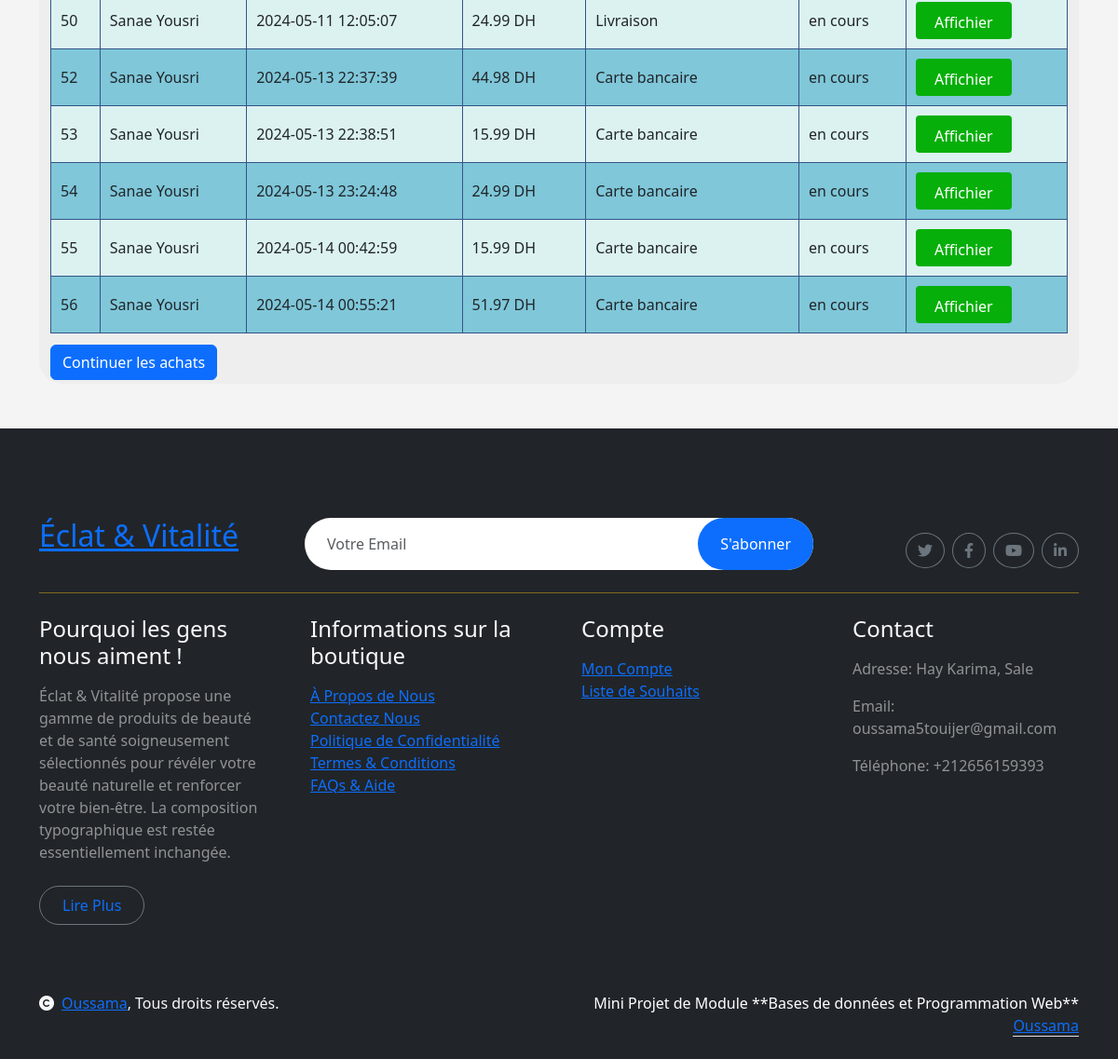
The page /client/panier/listCommands.php (signed in, lower part) on the database as committed earlier.
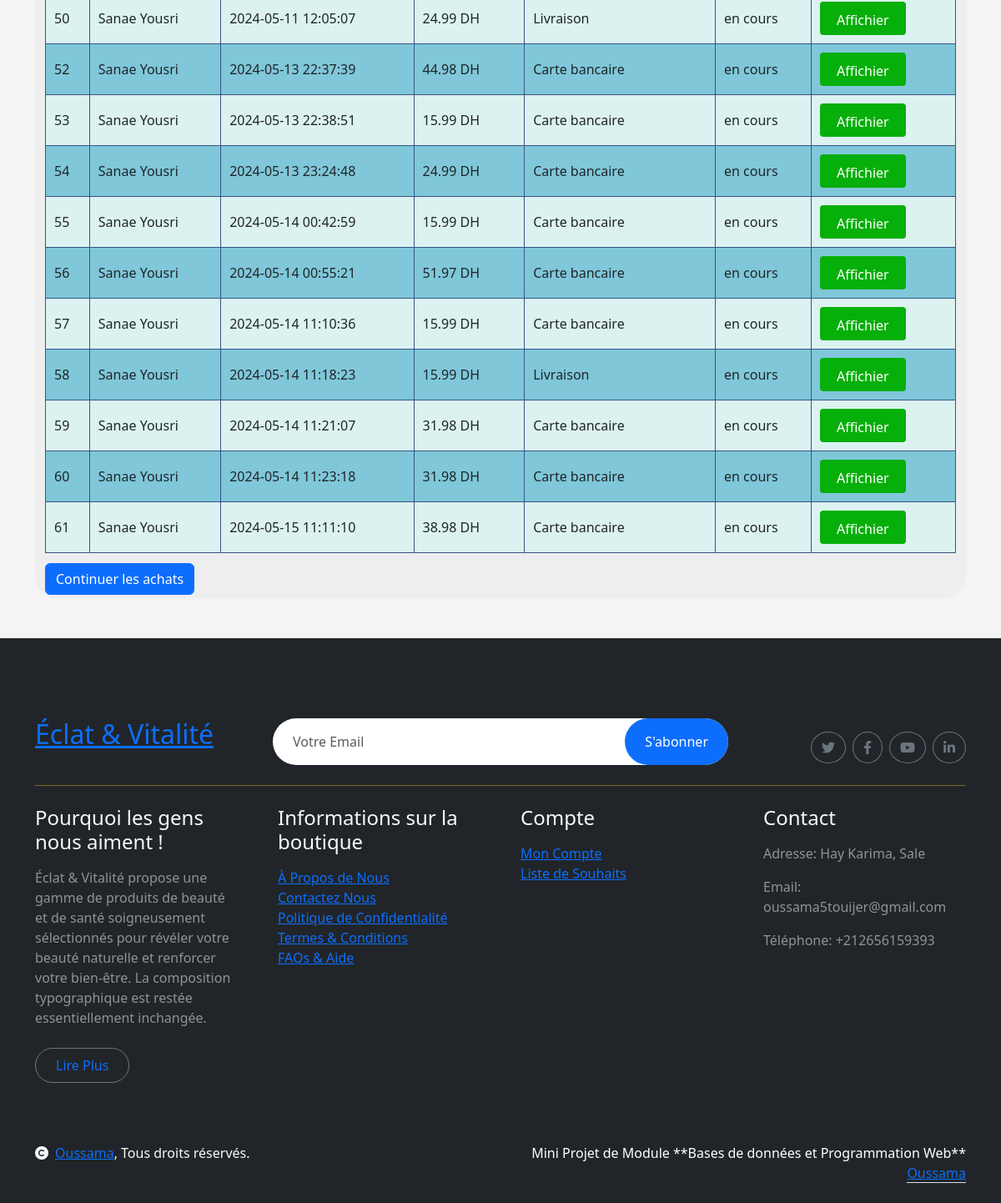
The same page on the database as committed later.
### tables this page shows
CREATE TABLE IF NOT EXISTS `panier` (
  `id` int NOT NULL AUTO_INCREMENT,
  `idClient` bigint NOT NULL,
  `total` double(100,2) NOT NULL,
  `date_modified` timestamp NULL DEFAULT CURRENT_TIMESTAMP ON UPDATE CURRENT_TIMESTAMP,
  `date_creation` timestamp NULL DEFAULT CURRENT_TIMESTAMP,
  `etat_commande` enum('en cours','en livraison','livrée','annulée','autre') DEFAULT 'en cours',
  `mode_paiement` enum('Livraison','Carte bancaire') NOT NULL DEFAULT 'Livraison',
  PRIMARY KEY (`id`),
  KEY `fk_IdUser` (`idClient`)
);

CREATE TABLE IF NOT EXISTS `users` (
  `id` bigint NOT NULL AUTO_INCREMENT,
  `nom` varchar(100) DEFAULT NULL,
  `prenom` varchar(100) DEFAULT NULL,
  `email` varchar(255) DEFAULT NULL,
  `password` varchar(255) DEFAULT NULL,
  `user_type` enum('client','admin') DEFAULT NULL,
  `telephone` varchar(20) DEFAULT NULL,
  `address` varchar(255) DEFAULT NULL,
  `ville` varchar(100) DEFAULT NULL,
  `date_creation` timestamp NULL DEFAULT CURRENT_TIMESTAMP,
  `date_modification` timestamp NULL DEFAULT CURRENT_TIMESTAMP ON UPDATE CURRENT_TIMESTAMP,
  `etat` tinyint(1) DEFAULT '0',
  PRIMARY KEY (`id`)
);

### include/functionsPanier.php (called while the page is built, shortened)
<?php
function connectToDatabase() {
    $servername = "localhost";
    $username = "root";
    $password = "";
    $DBname = "eclat_vitalite";
    try {
        $conn = new PDO("mysql:host=$servername;dbname=$DBname", $username, $password);
        $conn->setAttribute(PDO::ATTR_ERRMODE, PDO::ERRMODE_EXCEPTION);
        return $conn;
    } catch(PDOException $e) {
        echo "Échec de la connexion : " . $e->getMessage();
        exit();
    }
}
function getAllPaniers() {
    try {
        $conn = connectToDatabase();
        $requete = "SELECT p.*, u.nom,u.prenom,u.address,u.email FROM panier p INNER JOIN users u ON u.id = p.idClient";
        $resultat = $conn->query($requete);
        $paniers = $resultat->fetchAll(PDO::FETCH_ASSOC);
        return $paniers;
    } catch(PDOException $e) {
        echo "Erreur lors de l'exécution de la requête : " . $e->getMessage();
        $conn = null;
        exit();
    }
}
?>

### client/panier/listCommands.php (the view, shortened to what this page needs)
<?php
include '../../include/functionsPanier.php';
$paniers = [];
if (!empty($_POST['sPro'])) {
    $paniers = searchPaniers($_POST['sPro']);
} else {
    $paniers = getAllPaniers();
}
$page = isset($_GET['page']) ? $_GET['page'] : 1;
$paniersPerPage = 40;
$startIndex = ($page - 1) * $paniersPerPage;
$paniersToShow = array_slice($paniers, $startIndex, $paniersPerPage);
?>
<!DOCTYPE html>
<html lang="fr">
<head>
    <link rel="stylesheet" href="https://cdnjs.cloudflare.com/ajax/libs/font-awesome/6.0.0-beta3/css/all.min.css">
    <link rel="stylesheet" href="panierCss.css">
    <link href="https://cdn.jsdelivr.net/npm/bootstrap@5.3.3/dist/css/bootstrap.min.css" rel="stylesheet">
    <link href="https://getbootstrap.com/docs/5.3/assets/css/docs.css" rel="stylesheet">
</head>
<body style="background-color: #f4f4f4">
<mainb style="background-color: #f4f4f4">
    <div class="container d-flex justify-content-center align-items-center" style="background-color: #f4f4f4">
        <div class="container-fluid py-1 mt-1" style="background-color: #eeeeee;border-radius:25px;">
            <?php
            echo '<div class="siw"> <table class="tablee" style="margin-left: auto; margin-right: auto;">
                    <thead>
                <tr>
                    <th>ID</th>
                    <th>Client</th>
                    <th>Date</th>
                    <th>Prix Total</th>
                    <th>Mode de paiement</th>
                    <th>Etat</th>
                    <th>Actions</th>
                </tr>
                    </thead>
                    <tbody>';
            foreach ($paniersToShow as $panier) {
            if ($_SESSION['id'] == $panier['idClient']) {
                echo "<tr>
                                      <td>{$panier['id']}</td>
                                      <td>{$panier['nom']} {$panier['prenom']}</td>
                                      <td>{$panier['date_creation']}</td>
                                      <td>{$panier['total']} DH</td>
                                      <td>{$panier['mode_paiement']}</td>
                                      <td>{$panier['etat_commande']}</td>
                                      <td class='action-buttons'>
                                           <a  data-bs-toggle='modal' data-bs-target='#modifierModal{$panier['id']}' ><button class='edit-button'>Affichier</button></a>
                                      </td>
                         </tr>";}
            }
            echo '</tbody>';
            echo '</table>';
            echo '</div>';
            ?>
            <a href="../home/home.php" class="btn btn-primary mt-1">Continuer les achats</a>
        </div>
    </div>
</mainb>
<?php include '../../include/footer.php'; ?>
</body>
</html>

Rows that differ between the two databases and show on the page:
added panier: id "57", idClient.nom "Sanae", idClient.prenom "Yousri", date_creation "2024-05-14 11:10:36", total "15.99", mode_paiement "Carte bancaire", etat_commande "en cours"
added panier: id "58", idClient.nom "Sanae", idClient.prenom "Yousri", date_creation "2024-05-14 11:18:23", total "15.99", mode_paiement "Livraison", etat_commande "en cours"
added panier: id "59", idClient.nom "Sanae", idClient.prenom "Yousri", date_creation "2024-05-14 11:21:07", total "31.98", mode_paiement "Carte bancaire", etat_commande "en cours"
added panier: id "60", idClient.nom "Sanae", idClient.prenom "Yousri", date_creation "2024-05-14 11:23:18", total "31.98", mode_paiement "Carte bancaire", etat_commande "en cours"
added panier: id "61", idClient.nom "Sanae", idClient.prenom "Yousri", date_creation "2024-05-15 11:11:10", total "38.98", mode_paiement "Carte bancaire", etat_commande "en cours"
